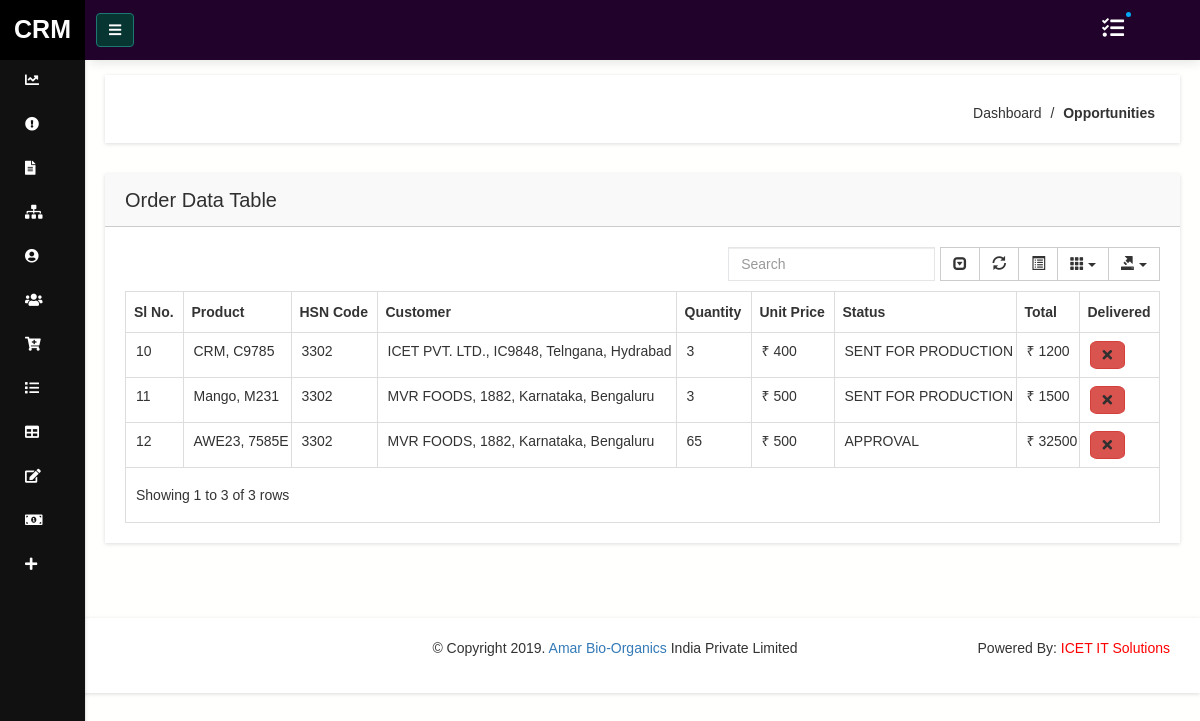
Page /opportunity/admin on the earlier database version.
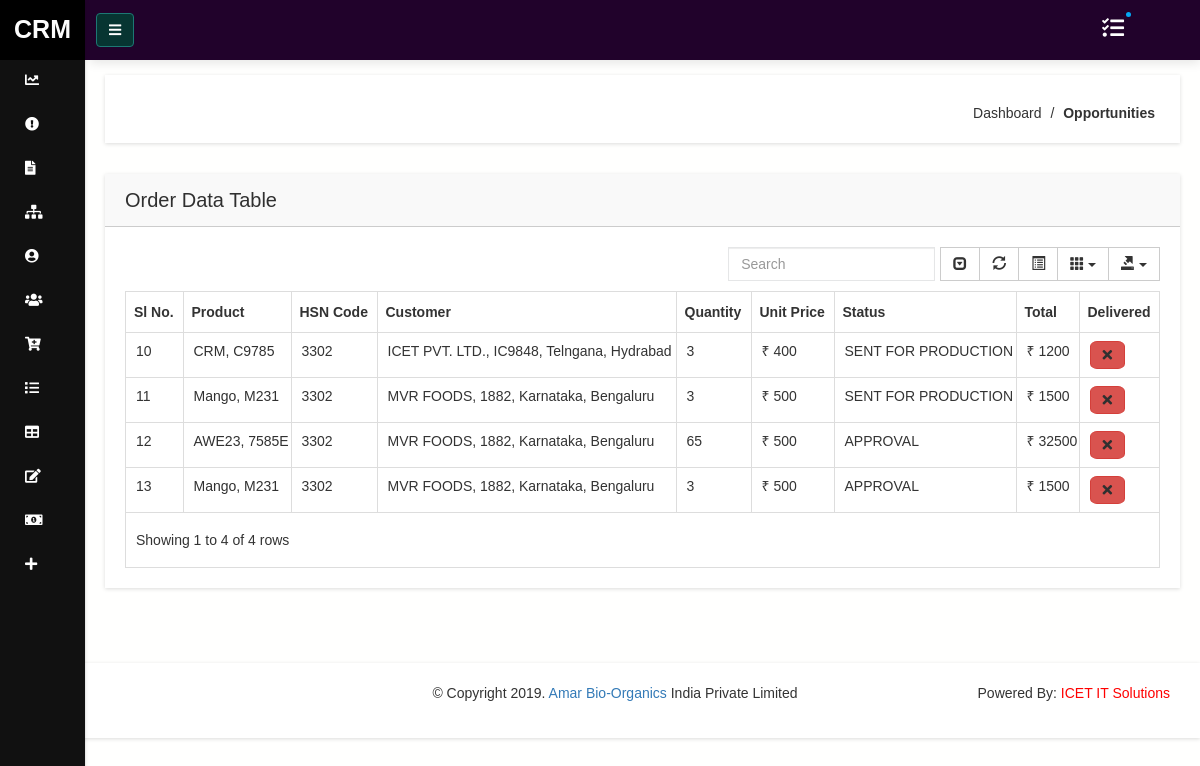
Same page on the later database version.
### crm/models.py (models this page shows, shortened)
class Order(models.Model):
	order_choice = (('Sample','Sample'),
					('Commercial','Commercial'))
	order_status = (('Yes','Yes'),
					('No','No'))
	solubility_choice = (('N/A','N/A'),
					('Water Soluble','Water Soluble'),
					('Oil Soluble','Oil Soluble'))
	packaging_choice = (('KILO GRAM','KILO GRAM'),
					('BULK','BULK'),
					('5 KGS HDPE CAN','5 KGS HDPE CAN'),
					('25 KGS HDPE CAN','25 KGS HDPE CAN'),
					('50 KGS HDPE CAN','50 KGS HDPE CAN'),
					('FIBER DRUM OF 25KGS','FIBER DRUM OF 25KGS'))
	categories_choice = (('Bakery','Bakery'),
					('Pharma','Pharma'),
					('Beverages','Beverages'),
					('Ice-Creams','Ice-Creams'),
					('Biscuits','Biscuits'),
					('Confectionary','Confectionary'),
					('B.C','B.C'),
					('SPF','SPF'))
	uom_choice = (('N/A','N/A'),
				('Litres','Litres'),
				('KGS','KGS'))
	shipment_choice = (('Normal','Normal'),
				('Fast','Fast'),
				('Urgent','Urgent'))
	shipment_mode = (('By Road','By Road'),('By Air','By Air'),('By Ship','By Ship'))
	order_id = models.AutoField(primary_key=True)
	order_lead = models.ForeignKey(Lead,on_delete=models.CASCADE)
	sales_member = models.ForeignKey(User,on_delete=models.CASCADE)
	product_name = models.ForeignKey(Product,on_delete=models.CASCADE)
	item_quantity = models.IntegerField(blank=True,null=True)
	stage = models.CharField(max_length=64, choices=STAGES,default="APPROVAL")
	packaging = models.CharField(max_length=100)
	categories = models.ManyToManyField(Category)
	gst_number = models.CharField(max_length=30,unique=True)
	statutory = models.CharField(max_length=30,blank=True, null=True)
	per_item_price = models.IntegerField()
	address = models.CharField(max_length=100,blank=True,null=True)
	street = models.CharField(max_length=30,blank=True,null=True)
	city = models.CharField(max_length=50)
	state = models.CharField(max_length=50)
	postal_code = models.CharField(max_length=50)
	ship_country = models.CharField(max_length=100,choices=COUNTRIES)
	shipment_priority = models.CharField(max_length=20,choices=shipment_choice,blank=True,null=True)
	total_amount = models.CharField(max_length=100)
	shipment_mode = models.CharField(max_length=100, choices=shipment_mode, blank=True, null=True)
	status = models.BooleanField(default=False)
	attachment = models.FileField(upload_to='FSSAIL/', null=True, blank=True)
	attachment1 = models.FileField(upload_to='GST/', null=True, blank=True)
	attachment2 = models.FileField(upload_to='IEC/', null=True, blank=True)
	order_date = models.DateField(auto_now=True)
	created_on = models.DateField(auto_now=True)
	product_2 = models.CharField(max_length=30,blank=True, null=True)
	code2 = models.CharField(max_length=30,blank=True, null=True)
	item_quantity2 = models.CharField(max_length=30,blank=True, null=True)
	categories2 = models.CharField(max_length=30,blank=True, null=True)
	per_item_price2 = models.CharField(max_length=30,blank=True, null=True)
	product_3 = models.CharField(max_length=30,blank=True, null=True)
	code3 = models.CharField(max_length=30,blank=True, null=True)
	item_quantity3 = models.CharField(max_length=30,blank=True, null=True)
	categories3 = models.CharField(max_length=30,blank=True, null=True)
	per_item_price3 = models.CharField(max_length=30,blank=True, null=True)
	product_4 = models.CharField(max_length=30,blank=True, null=True)
	code4 = models.CharField(max_length=30,blank=True, null=True)
	item_quantity4 = models.CharField(max_length=30,blank=True, null=True)
	categories4= models.CharField(max_length=30,blank=True, null=True)
	per_item_price4 = models.CharField(max_length=30,blank=True, null=True)
	product_5 = models.CharField(max_length=30,blank=True, null=True)
	code5 = models.CharField(max_length=30,blank=True, null=True)
	item_quantity5 = models.CharField(max_length=30,blank=True, null=True)
	categories5 = models.CharField(max_length=30,blank=True, null=True)
	per_item_price5 = models.CharField(max_length=30,blank=True, null=True)
	product_6 = models.CharField(max_length=30,blank=True, null=True)
	code6 = models.CharField(max_length=30,blank=True, null=True)
	item_quantity6 = models.CharField(max_length=30,blank=True, null=True)
	categories6 = models.CharField(max_length=30,blank=True, null=True)
	per_item_price6 = models.CharField(max_length=30,blank=True, null=True)
	product_7 = models.CharField(max_length=30,blank=True, null=True)
	code7 = models.CharField(max_length=30,blank=True, null=True)
	item_quantity7 = models.CharField(max_length=30,blank=True, null=True)
	categories7 = models.CharField(max_length=30,blank=True, null=True)
	per_item_price7 = models.CharField(max_length=30,blank=True, null=True)
	product_8 = models.CharField(max_length=30,blank=True, null=True)
	code8 = models.CharField(max_length=30,blank=True, null=True)
	item_quantity8 = models.CharField(max_length=30,blank=True, null=True)
	categories8 = models.CharField(max_length=30,blank=True, null=True)
	per_item_price8 = models.CharField(max_length=30,blank=True, null=True)
	product_9 = models.CharField(max_length=30,blank=True, null=True)
	code9 = models.CharField(max_length=30,blank=True, null=True)
	item_quantity9 = models.CharField(max_length=30,blank=True, null=True)
	categories9 = models.CharField(max_length=30,blank=True, null=True)
	per_item_price9 = models.CharField(max_length=30,blank=True, null=True)
	product_10 = models.CharField(max_length=30,blank=True, null=True)
	code10 = models.CharField(max_length=30,blank=True, null=True)
	item_quantity10 = models.CharField(max_length=30,blank=True, null=True)
	categories10 = models.CharField(max_length=30,blank=True, null=True)
	per_item_price10 = models.CharField(max_length=30,blank=True, null=True)

class Product(models.Model):
    uom_choice = (('N/A','N/A'),
                    ('KGS','KGS'),
                    ('LITRES','LITRES'))
    packaging_choice = (('KILO GRAM','KILO GRAM'),
                    ('BULK','BULK'),
                    ('5 KGS HDPE CAN','5 KGS HDPE CAN'),
                    ('25 KGS HDPE CAN','25 KGS HDPE CAN'),
                    ('50 KGS HDPE CAN','50 KGS HDPE CAN'),
                    ('FIBER DRUM OF 25KGS','FIBER DRUM OF 25KGS'))
    solubility_choices = (('Oil Soluable', 'Oil Soluable'),
    						('Water Soluable', 'Water Soluable'))
    id = models.AutoField(primary_key=True)
    product_name = models.CharField(max_length=200)
    product_code = models.CharField(max_length=200)
    per_item_price = models.IntegerField(blank=True,null=True)
    solubility = models.CharField(max_length=50,choices=solubility_choices)
    HSN_Number = models.CharField(max_length=100)
    description = models.CharField(max_length=500,blank=True,null=True)
    packaging = models.ManyToManyField(Packing)
    type1 = models.CharField(max_length=500,blank=True,null=True)
    UOM = models.CharField(max_length=500,choices= uom_choice, blank=True,null=True)
    tentative_dose = models.CharField(max_length=500, blank=True,null=True)
    invoice_id = models.CharField(max_length=500, blank=True,null=True)
    def __str__(self):
    	return self.product_name +', '+ self.product_code

class Lead(models.Model):
	categories_choice = (('Bakery','Bakery'),
					('Pharma','Pharma'),
					('Beverages','Beverages'),
					('Ice-Creams','Ice-Creams'),
					('Biscuits','Biscuits'),
					('Confectionary','Confectionary'),
					('B.C','B.C'),
					('Cookies','Cookies'),
					('SPF','SPF'))
	lead_id = models.AutoField(primary_key=True)
	user = models.ForeignKey(User, on_delete=models.CASCADE, null=True, blank=True)
	contacts = models.ManyToManyField(Contact)
	lead_name = models.CharField(max_length=100,blank=True,null=True)
	first_name = models.CharField(max_length=100,null=True,blank=True)
	last_name = models.CharField(max_length=100,null=True,blank=True)
	code = models.CharField(max_length=100, unique=True)
	lead_company = models.CharField(max_length=100,null=True,blank=True)
	status = models.CharField(max_length=255, blank=True,null=True, choices=LEAD_STATUS, default="New")
	source = models.CharField(max_length=255,blank=True, null=True, choices=LEAD_SOURCE)
	phone = models.CharField(max_length=20, null=True,blank=True)
	land_line = models.CharField(max_length=20, null=True,blank=True)
	email = models.EmailField(blank=True,null=True)
	website = models.CharField(max_length=100,null=True,blank=True)
	address = models.CharField(max_length=100,null=True,blank=True)
	street =  models.CharField(max_length=100,null=True,blank=True)
	city = models.CharField(max_length=100,null=True,blank=True)
	dob1 = models.DateField()
	state =  models.CharField(max_length=100,null=True,blank=True)
	postal_code = models.IntegerField(blank=True,null=True)
	country = models.CharField(max_length=100, choices=COUNTRIES,null=True,blank=True)
	description = models.TextField(blank=True, null=True)
	attachment = models.FileField(upload_to='LeadAttach/', null=True, blank=True)
	attachment1 = models.FileField(upload_to='FSSAIL/', null=True, blank=True)
	attachment2 = models.FileField(upload_to='GST/', null=True, blank=True)
	created_on = models.DateTimeField(auto_now=True)
	designation = models.CharField(max_length=100,blank=True,null=True)
	categories = models.ManyToManyField(Category)
	lead_active = models.BooleanField(default=True)
	gst_number = models.CharField(max_length=200,null=True,blank=True)
	department = models.CharField(max_length=200,null=True,blank=True)
	currency_code = models.CharField(max_length=200,choices=CURRENCY_CODES,default='INR')
	def __str__(self):
		if self.code:
			return self.lead_company +', '+ self.code+', '+ self.state+', '+self.city
		else:
			return self.lead_company+', '+ self.state+', '+self.city

### crm/views.py (the view)
# urls.py: path('opportunity/admin', admin_opportunity),
def admin_opportunity(request):
	order = Order.objects.all()
	return render(request,'admin-opportunity.html',{"order":order})

### crm/templates/admin-opportunity.html (shortened to what the changed rows need)
 {% extends 'base2.html' %} {% load staticfiles %} {% load widget_tweaks %} {% block content %}
<div class="admin-dashone-data-table-area">
    <div class="container-fluid">
        <div class="row">
            <div class="col-lg-12">
                <div class="sparkline8-list shadow-reset">
                    <div class="sparkline8-hd">
                        <div class="main-sparkline8-hd">
                            <h1>Order <span class="table-project-n">Data</span> Table</h1>
                        </div>
                    </div>
                    <div class="sparkline8-graph">
                        <div class="datatable-dashv1-list custom-datatable-overright">
                            <table id="table" data-toggle="table" data-pagination="true" data-search="true" data-show-columns="true" data-show-pagination-switch="true" data-show-refresh="true" data-key-events="true" data-show-toggle="true" data-resizable="true" data-cookie="true"
                                data-cookie-id-table="saveId" data-show-export="true" data-click-to-select="true" data-toolbar="#toolbar">
                                <thead>
                                    <tr>
                                        <th data-field="slno">Sl No.</th>
                                        <th data-field="product" data-editable="false">Product</th>
                                        <th data-field="hsncode" data-editable="false">HSN Code</th>
                                        <th data-field="lead" data-editable="false">Customer</th>
                                        <th data-field="qty" data-editable="false">Quantity</th>
                                        <th data-field="unitprice" data-editable="false">Unit Price</th>
                                        <th data-field="Status">Status</th>
                                        <th data-field="Total">Total</th>
                                        <th data-field="Delivered">Delivered</th>
                                    </tr>
                                </thead>
                                <tbody>
                                    {% for i in order %}
                                    <tr>
                                        <td>{{i.order_id }}</td>
                                        <td><a href="/detail/order/information/{{i.order_id}}">{{ i.product_name }}</a></td>
                                        <td>{{ i.product_name.HSN_Number}}</td>
                                        <td>{{ i.order_lead }}</td>
                                        <td>{{ i.item_quantity }}</td>
                                        <td> ₹ {{ i.per_item_price }}</td>
                                        <td>{{ i.stage }}</td>
                                        <td> ₹ {{ i.total_amount }}</td>
                                        {% if i.status %}
                                        <td><a class="fa fa-check btn btn-success" aria-hidden="true" style="border-radius: 20%"></a>
                                         </td>
                                            {% else %}
                                            <td><a class="fa fa-times btn btn-danger" aria-hidden="true" style="border-radius: 20%"></a></td>
                                        {% endif %}
                                    </tr>
                                    {% endfor %}
                                </tbody>
                            </table>
                        </div>
                    </div>
                </div>
            </div>
        </div>
    </div>
</div>
{% endblock %}

Differences in the rows shown:
added Order: order_id "13", product_name "Mango, M231", product_name.HSN_Number "3302", order_lead "MVR FOODS, 1882, Karnataka, Bengaluru", item_quantity "3", per_item_price "500", stage "APPROVAL", total_amount "1500", status False (drawn)
Other differences:
text written by a page script: "Showing 1 to 3 of 3 rows" → "Showing 1 to 4 of 4 rows"
